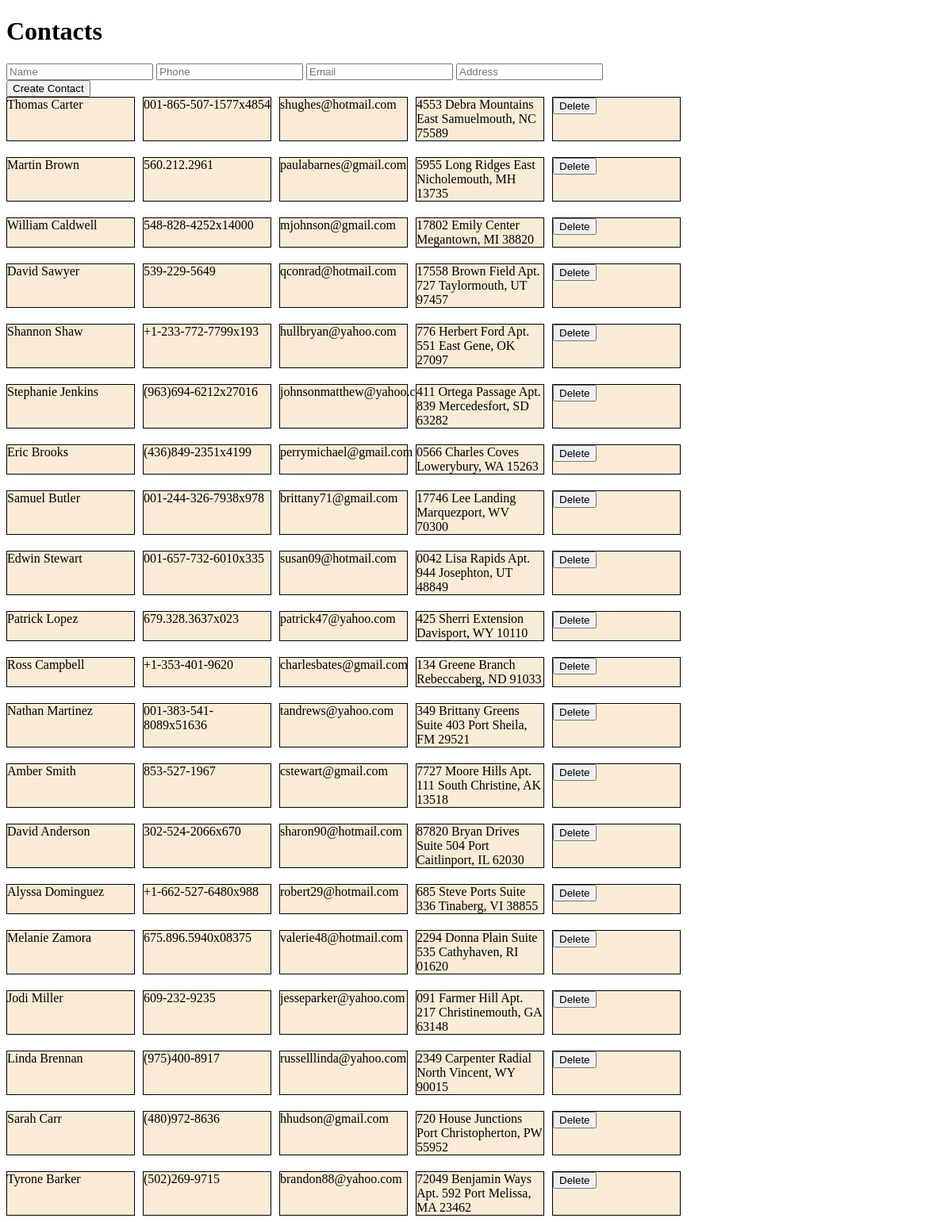
The page / on the database its author committed.
### tables this page shows
CREATE TABLE "contacts" (
	"id"	INTEGER,
	"name"	TEXT,
	"phone"	TEXT,
	"email"	TEXT,
	"address"	TEXT,
	"user_id"	INTEGER,
	FOREIGN KEY("user_id") REFERENCES "users"("id"),
	PRIMARY KEY("id")
);

### app.py (the view)
@app.route('/')
def home():
    return render_template("home.html", contacts=get_contacts())

### app.py (called while the page is built)
def get_contacts():
    with sqlite3.connect("contacts.db") as conn:
        cur = conn.cursor()
        rows = cur.execute("SELECT * FROM contacts")
        return [Contact(row) for row in rows.fetchall()]

### templates/home.html (shortened to what this page needs)
<!DOCTYPE html>
<html lang="en">
<head>
    <link rel="stylesheet" href="/static/style.css">
</head>
<body>
    <h1>Contacts</h1>
    <form action="/create" method="POST" id="createForm">
        <input type="text" name="name" placeholder="Name" id="name">
        <input type="text" name="phone" placeholder="Phone" id="phone">
        <input type="text" name="email" placeholder="Email" id="email">
        <input type="text" name="address" placeholder="Address" id="address">
    </form>
    <button onclick="validateCreate()">Create Contact</button>
    <div class="contacts">
    {% for contact in contacts %}
    <div class="row">
        <div class="name">{{ contact.name }}</div>
        <div class="phone">{{ contact.phone }}</div>
        <div class="email">{{ contact.email }}</div>
        <div class="address">{{ contact.address }}</div>
        <div class="delete">
        <button onclick="validate('{{ contact.email }}', 'deleteForm{{ contact.id }}')">Delete</button>
    </div>
    </div>
    {% endfor %}
</div>
</body>
</html>

### static/style.css (style rules this page uses)
.contacts { display: flex; flex-direction: column; gap: 20px; }
.row { display: flex; gap: 10px; }
.row>* { border: 1px solid black; width: 10em; background-color: antiquewhite; }

### rows shown on the page
contacts: name "Thomas Carter", phone "001-865-507-1577x4854", email "shughes@hotmail.com", address "4553 Debra Mountains East Samuelmouth, NC 75589"
contacts: name "Martin Brown", phone "560.212.2961", email "paulabarnes@gmail.com", address "5955 Long Ridges East Nicholemouth, MH 13735"
contacts: name "William Caldwell", phone "548-828-4252x14000", email "mjohnson@gmail.com", address "17802 Emily Center Megantown, MI 38820"
contacts: name "David Sawyer", phone "539-229-5649", email "qconrad@hotmail.com", address "17558 Brown Field Apt. 727 Taylormouth, UT 97457"
contacts: name "Shannon Shaw", phone "+1-233-772-7799x193", email "hullbryan@yahoo.com", address "776 Herbert Ford Apt. 551 East Gene, OK 27097"
contacts: name "Stephanie Jenkins", phone "(963)694-6212x27016", email "johnsonmatthew@yahoo.com", address "411 Ortega Passage Apt. 839 Mercedesfort, SD 63282"
contacts: name "Eric Brooks", phone "(436)849-2351x4199", email "perrymichael@gmail.com", address "0566 Charles Coves Lowerybury, WA 15263"
contacts: name "Samuel Butler", phone "001-244-326-7938x978", email "brittany71@gmail.com", address "17746 Lee Landing Marquezport, WV 70300"
contacts: name "Edwin Stewart", phone "001-657-732-6010x335", email "susan09@hotmail.com", address "0042 Lisa Rapids Apt. 944 Josephton, UT 48849"
contacts: name "Patrick Lopez", phone "679.328.3637x023", email "patrick47@yahoo.com", address "425 Sherri Extension Davisport, WY 10110"
contacts: name "Ross Campbell", phone "+1-353-401-9620", email "charlesbates@gmail.com", address "134 Greene Branch Rebeccaberg, ND 91033"
contacts: name "Nathan Martinez", phone "001-383-541-8089x51636", email "tandrews@yahoo.com", address "349 Brittany Greens Suite 403 Port Sheila, FM 29521"
contacts: name "Amber Smith", phone "853-527-1967", email "cstewart@gmail.com", address "7727 Moore Hills Apt. 111 South Christine, AK 13518"
contacts: name "David Anderson", phone "302-524-2066x670", email "sharon90@hotmail.com", address "87820 Bryan Drives Suite 504 Port Caitlinport, IL 62030"
contacts: name "Alyssa Dominguez", phone "+1-662-527-6480x988", email "robert29@hotmail.com", address "685 Steve Ports Suite 336 Tinaberg, VI 38855"
contacts: name "Melanie Zamora", phone "675.896.5940x08375", email "valerie48@hotmail.com", address "2294 Donna Plain Suite 535 Cathyhaven, RI 01620"
contacts: name "Jodi Miller", phone "609-232-9235", email "jesseparker@yahoo.com", address "091 Farmer Hill Apt. 217 Christinemouth, GA 63148"
contacts: name "Linda Brennan", phone "(975)400-8917", email "russelllinda@yahoo.com", address "2349 Carpenter Radial North Vincent, WY 90015"
contacts: name "Sarah Carr", phone "(480)972-8636", email "hhudson@gmail.com", address "720 House Junctions Port Christopherton, PW 55952"
contacts: name "Tyrone Barker", phone "(502)269-9715", email "brandon88@yahoo.com", address "72049 Benjamin Ways Apt. 592 Port Melissa, MA 23462"
